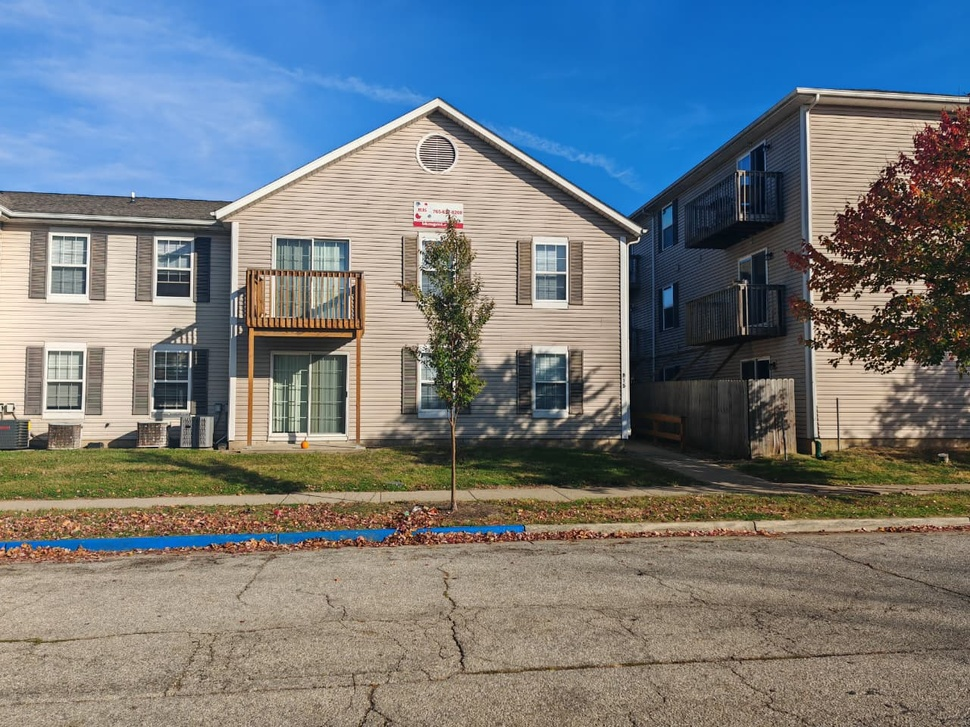
#> input picture test_imgs/bk1.jpeg, 970 x 727 px, shrunk from 1280 x 960 before the run
$ python cv_edge.py ../test_imgs/bk1.jpeg   (older library calls are emulated)
#> lines starting #> are read from the running program, lines starting #| are printed output that depends on the picture; after the words box and inside, x2 and y2 are one past the last pixel; in counts of white or black regions, pixels touching at a corner belong together
### apps/cv_utils.py
import sys
import cv2
import numpy as np
import os

def read_image(source=None):
    """
    Reads an image from a file path or stdin.
    If source is None, reads from stdin buffer.
    Returns: numpy array (image) or None if failed.
    """
#> called with source = '../test_imgs/bk1.jpeg'
    if source and os.path.exists(source):
        # Read from file
        return cv2.imread(source)
#> returned value is the input picture: shape (727, 970, 3); mean B, G, R 126.2, 121.8, 114.5
    else:
        # Read from stdin
        try:
            # Read binary data from stdin
            file_bytes = np.frombuffer(sys.stdin.buffer.read(), np.uint8)
            if file_bytes.size == 0:
                return None
            return cv2.imdecode(file_bytes, cv2.IMREAD_UNCHANGED)
        except Exception as e:
            sys.stderr.write(f"Error reading from stdin: {e}\n")
            return None

def write_image(image, dest=None):
    """
    Writes an image to a file path or stdout.
    If dest is None, writes to stdout buffer.
    """
    if image is None:
        return

    if dest:
        # Write to file
        cv2.imwrite(dest, image)
    else:
        # Write to stdout
        success, encoded_image = cv2.imencode('.png', image)
        if success:
            sys.stdout.buffer.write(encoded_image.tobytes())

### apps/cv_edge.py
#!/usr/bin/env python3
import sys
import cv2
import numpy as np
import argparse
from cv_utils import read_image, write_image

def main():
    parser = argparse.ArgumentParser(description="Apply edge detection to an image.")
    parser.add_argument("input_path", nargs='?', help="Path to input image (optional, defaults to stdin)")
    parser.add_argument("--output", "-o", help="Path to save output (optional, defaults to stdout)")

    # Edge detection method
    parser.add_argument("--method", "-m", choices=['canny', 'sobel', 'laplacian'],
                       default='canny', help="Edge detection method (default: canny)")

    # Canny parameters
    parser.add_argument("--threshold1", "-t1", type=int, default=100,
                       help="Canny: First threshold for hysteresis (default: 100)")
    parser.add_argument("--threshold2", "-t2", type=int, default=200,
                       help="Canny: Second threshold for hysteresis (default: 200)")

    # Sobel parameters
    parser.add_argument("--ksize", "-k", type=int, default=3,
                       help="Sobel/Laplacian: Kernel size (default: 3)")
    parser.add_argument("--direction", "-d", choices=['x', 'y', 'both'], default='both',
                       help="Sobel: Gradient direction (default: both)")

    args = parser.parse_args()

    # Read image
    img = read_image(args.input_path)
    if img is None:
        sys.stderr.write("Error: No input image provided.\n")
        sys.exit(1)

    # Convert to grayscale if needed
    if len(img.shape) == 3:
        gray = cv2.cvtColor(img, cv2.COLOR_BGR2GRAY)
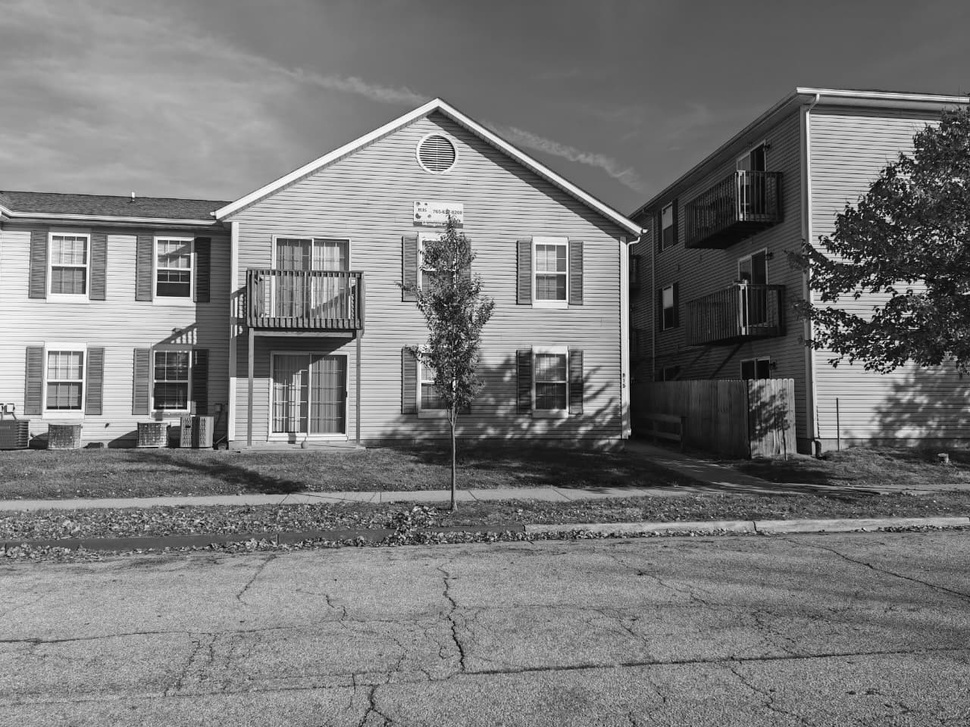
#> gray: shape (727, 970); min 0, max 255, mean 120.1
    else:
        gray = img

    # Apply edge detection based on method
    if args.method == 'canny':
        edges = cv2.Canny(gray, args.threshold1, args.threshold2)
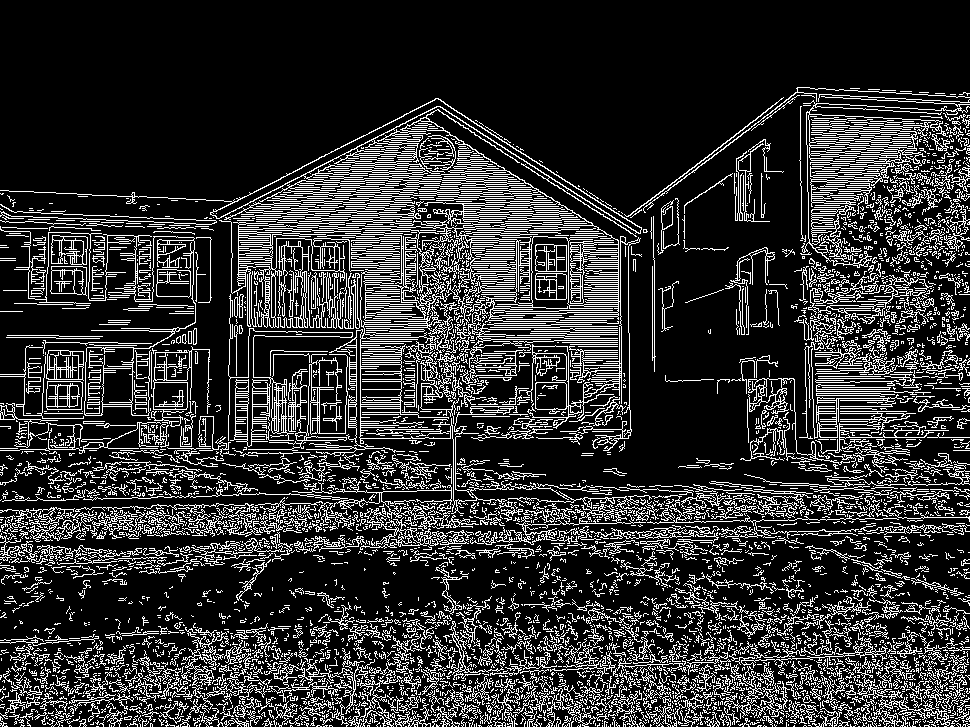
#> edges: shape (727, 970); 19.1% white in thin lines or dots, all inside (x1, y1, x2, y2) = (0, 87, 970, 727)

    elif args.method == 'sobel':
        if args.direction == 'x':
            edges = cv2.Sobel(gray, cv2.CV_64F, 1, 0, ksize=args.ksize)
            edges = np.uint8(np.absolute(edges))
        elif args.direction == 'y':
            edges = cv2.Sobel(gray, cv2.CV_64F, 0, 1, ksize=args.ksize)
            edges = np.uint8(np.absolute(edges))
        else:  # both
            sobelx = cv2.Sobel(gray, cv2.CV_64F, 1, 0, ksize=args.ksize)
            sobely = cv2.Sobel(gray, cv2.CV_64F, 0, 1, ksize=args.ksize)
            edges = np.uint8(np.sqrt(sobelx**2 + sobely**2))

    elif args.method == 'laplacian':
        edges = cv2.Laplacian(gray, cv2.CV_64F, ksize=args.ksize)
        edges = np.uint8(np.absolute(edges))

    write_image(edges, args.output)

if __name__ == "__main__":
    main()

$ run again, on test_imgs/pan1.jpeg
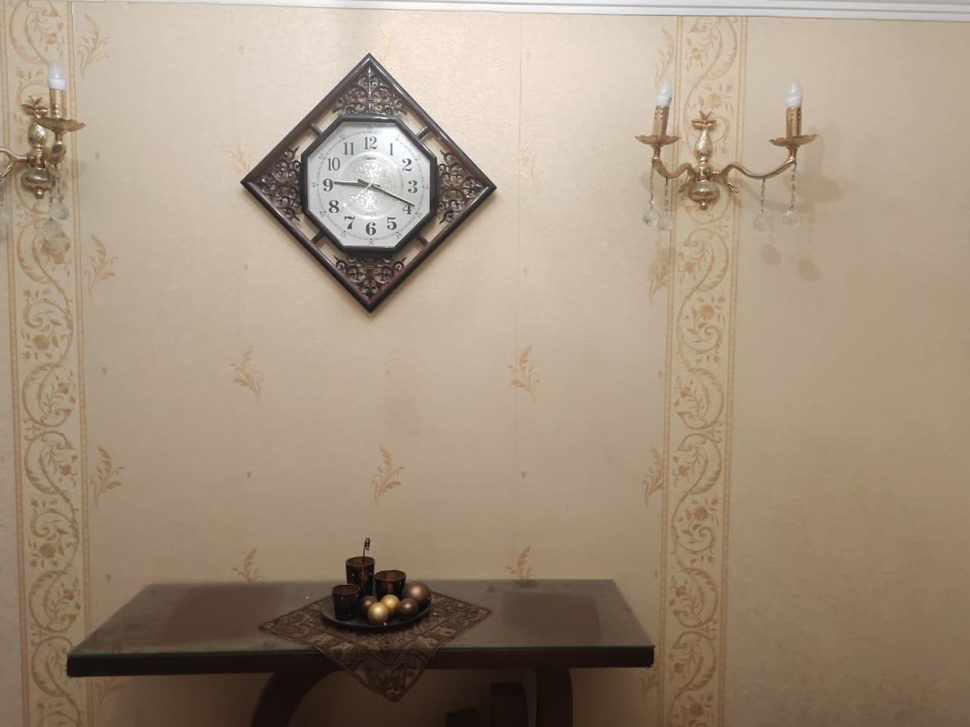
#> input picture test_imgs/pan1.jpeg, 970 x 727 px, shrunk from 1280 x 960 before the run
#> in read_image, returned value is the input picture: shape (727, 970, 3); mean B, G, R 126.2, 145.9, 163
#> in main, `gray = cv2.cvtColor(img, cv2.COLOR_BGR2GRAY)`:
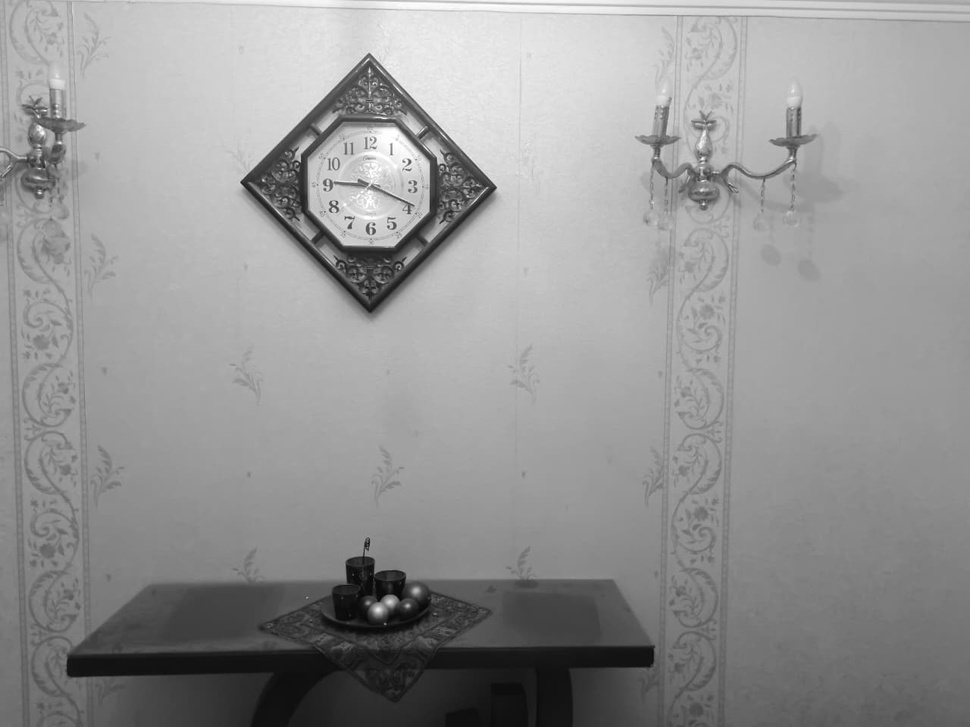
#> gray: shape (727, 970); min 4, max 255, mean 148.7
#> in main, `edges = cv2.Canny(gray, args.threshold1, args.threshold2)`:
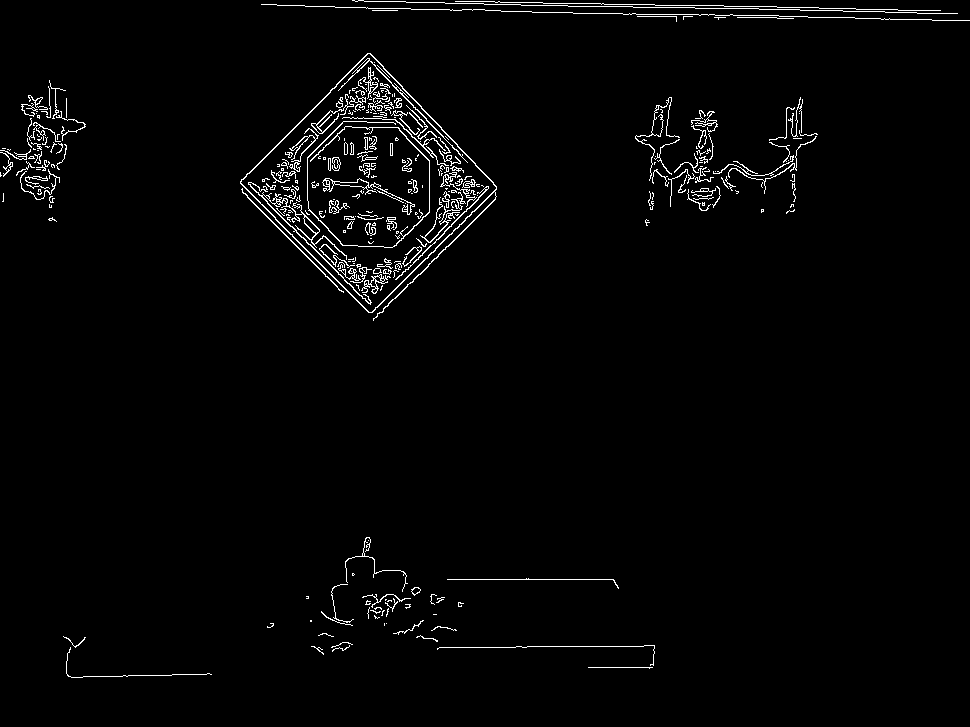
#> edges: shape (727, 970); 2.1% white in thin lines or dots
#> encoded_image = 13433 values, max 255 at index 117, min 0 at index 8, mean 116.2

$ run again, on test_imgs/pan2.jpeg
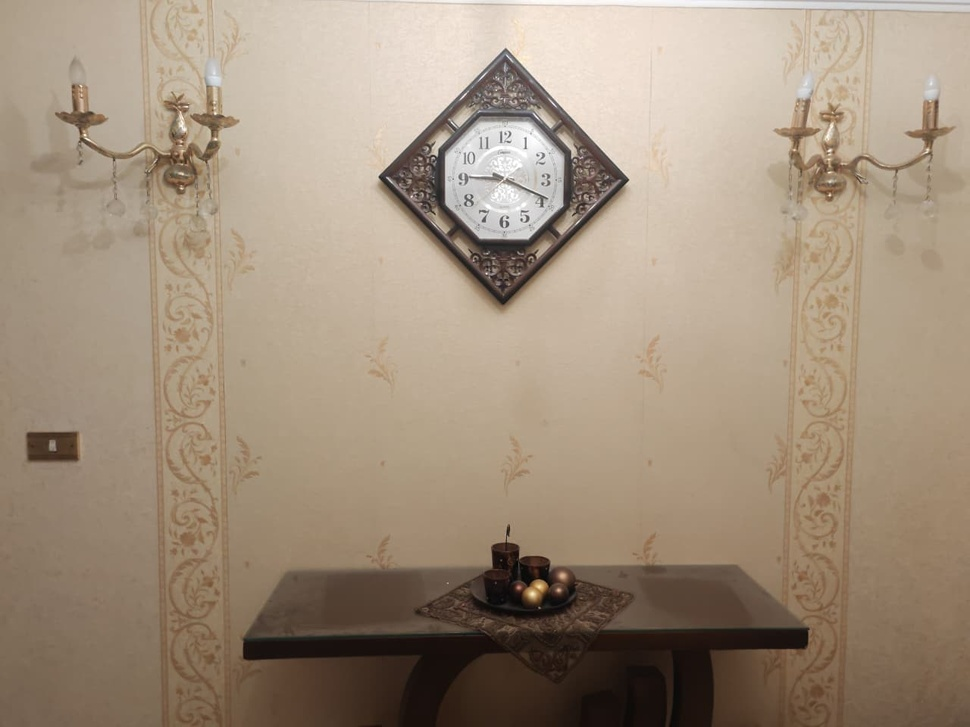
#> input picture test_imgs/pan2.jpeg, 970 x 727 px, shrunk from 1280 x 960 before the run
#> in read_image, returned value is the input picture: shape (727, 970, 3); mean B, G, R 124.5, 143.7, 161
#> in main, `gray = cv2.cvtColor(img, cv2.COLOR_BGR2GRAY)`:
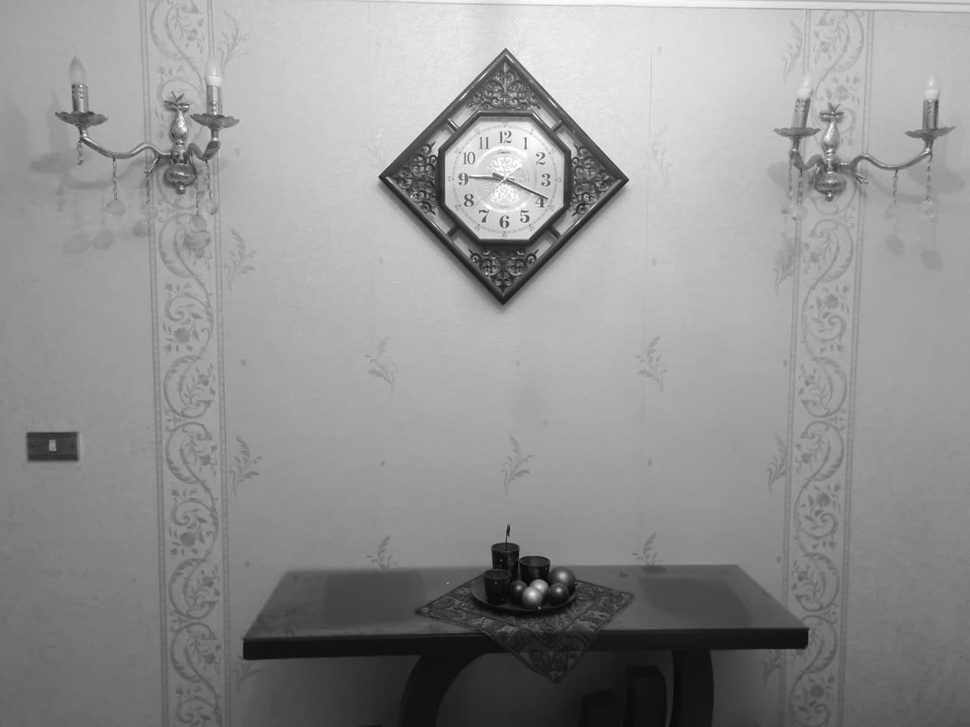
#> gray: shape (727, 970); min 3, max 255, mean 146.7
#> in main, `edges = cv2.Canny(gray, args.threshold1, args.threshold2)`:
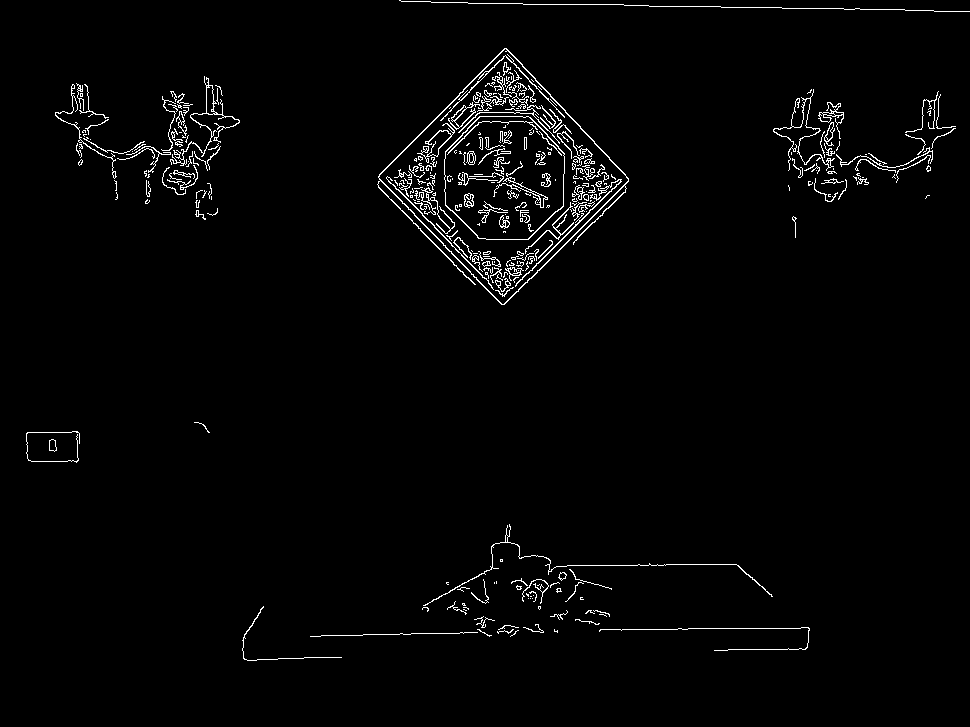
#> edges: shape (727, 970); 2% white in thin lines or dots, all inside (x1, y1, x2, y2) = (26, 0, 970, 661)
#> encoded_image = 14258 values, max 255 at index 53, min 0 at index 8, mean 114.8
